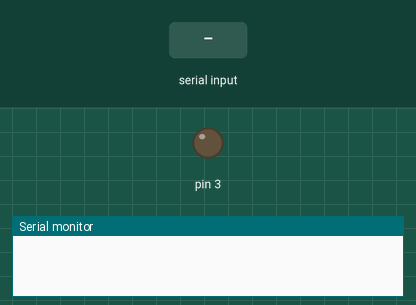
Bench run of a sketch on a simulated Arduino Uno, built with avr-gcc and run on an emulated ATmega328P. On the bench: output pins drawn as LEDs (lit = HIGH), the last lines printed to the serial monitor. The test bench sets the inputs (shaded band).

Above: at 1.2 s.
1.3 s: "on" received over the second serial link
At 3.2 s:
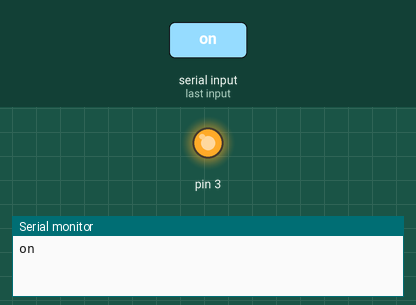
3.8 s: "1" received over the second serial link
At 5.1 s:
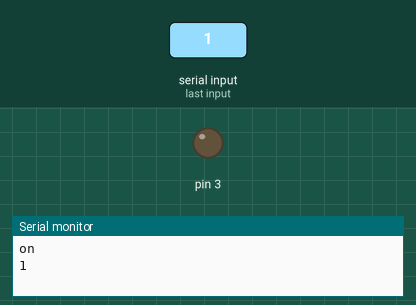
Timing chart, 0 to 6.8 s (numbered marks = the images above; inputs shaded):
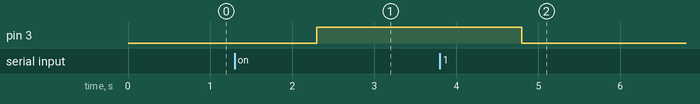

Measured:
- after the input at 1.3 s, pin 3: LOW → HIGH after 1.0 s
- after the input at 3.8 s, pin 3: HIGH → LOW after 1.0 s

The sketch:

BluetoothC.ino
```cpp
#include<SoftwareSerial.h>
SoftwareSerial s1(9,11);

void setup()
{
  Serial.begin(9600);
  s1.begin(38400);
  pinMode(3,OUTPUT);

}


void loop()
{
  if(s1.available())
  {
    String data=s1.readString();
    Serial.println(data);
    if(data=="on")
    digitalWrite(3,HIGH);
    else
    {
      digitalWrite(3,LOW);
    }
   // s1.flush();
  }

}
```
